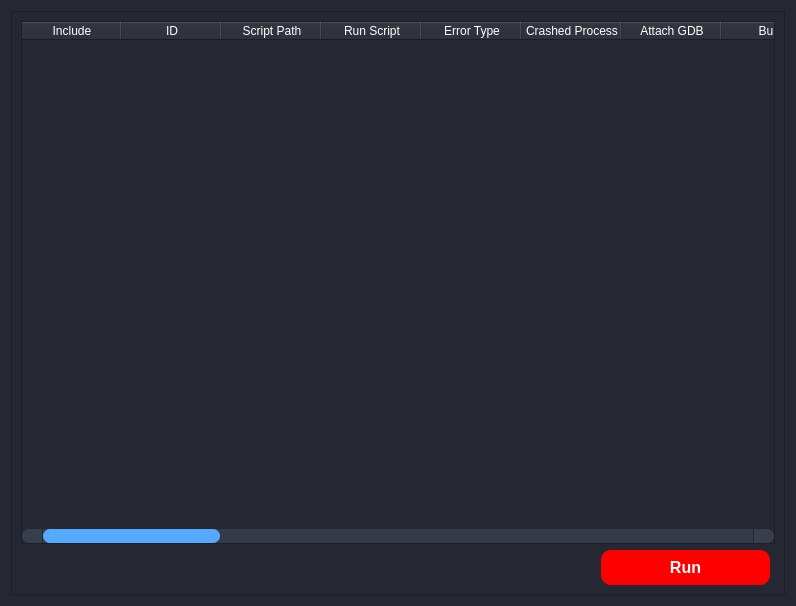
<?xml version="1.0" encoding="UTF-8"?>
<ui version="4.0">
 <class>Jobs</class>
 <widget class="QWidget" name="Jobs">
  <property name="geometry">
   <rect>
    <x>0</x>
    <y>0</y>
    <width>796</width>
    <height>606</height>
   </rect>
  </property>
  <property name="windowTitle">
   <string>Form</string>
  </property>
  <property name="styleSheet">
   <string notr="true">QWidget{
background-color:rgb(37, 40, 50);
	color: white;
}
QScrollBar:horizontal {
	border: none;
	background: rgb(52, 59, 72);
	height: 14px;
	margin: 0px 21px 0 21px;
	border-radius: 0px;
}
QFrame QScrollBar:vertical {
	border: none;
	background: rgb(52, 59, 72);
	width: 14px;
	margin: 21px 0 21px 0;
	border-radius: 0px;
}

QScrollBar::handle:horizontal {
	background: rgb(85, 170, 255);
	min-width: 25px;
	border-radius: 7px
}
QScrollBar::add-line:horizontal {
	border: none;
	background: rgb(55, 63, 77);
	width: 20px;
	border-top-right-radius: 7px;
	border-bottom-right-radius: 7px;
	subcontrol-position: right;
	subcontrol-origin: margin;
}
QScrollBar::sub-line:horizontal {
	border: none;
	background: rgb(55, 63, 77);
	width: 20px;
	border-top-left-radius: 7px;
	border-bottom-left-radius: 7px;
	subcontrol-position: left;
	subcontrol-origin: margin;
}
QScrollBar::up-arrow:horizontal, QScrollBar::down-arrow:horizontal
{
	background: none;
}
QScrollBar::add-page:horizontal, QScrollBar::sub-page:horizontal
{
	background: none;
}
QScrollBar::handle:vertical {
	background: rgb(85, 170, 255);
	min-height: 25px;
	border-radius: 7px
}
QScrollBar::add-line:vertical {
	border: none;
	background: rgb(55, 63, 77);
	height: 20px;
	border-bottom-left-radius: 7px;
	border-bottom-right-radius: 7px;
	subcontrol-position: bottom;
	subcontrol-origin: margin;
}
QScrollBar::sub-line:vertical {
	border: none;
	background: rgb(55, 63, 77);
	height: 20px;
	border-top-left-radius: 7px;
	border-top-right-radius: 7px;
	subcontrol-position: top;
	subcontrol-origin: margin;
}
QScrollBar::up-arrow:vertical, QScrollBar::down-arrow:vertical {
	background: none;
}
QScrollBar::add-page:vertical, QScrollBar::sub-page:vertical {
	background: none;
}</string>
  </property>
  <layout class="QGridLayout" name="gridLayout">
   <item row="0" column="0">
    <widget class="QScrollArea" name="scrollArea">
     <property name="styleSheet">
      <string notr="true">color:rgb(37, 40, 50);
QTableWidget::item{
background-color:rgb(37, 40, 50);

}</string>
     </property>
     <property name="widgetResizable">
      <bool>true</bool>
     </property>
     <widget class="QWidget" name="Jobs_scrollArea">
      <property name="geometry">
       <rect>
        <x>0</x>
        <y>0</y>
        <width>776</width>
        <height>586</height>
       </rect>
      </property>
      <property name="styleSheet">
       <string notr="true">QWidget::pane{
border-color:none;

background-color:rgb(37, 40, 50);
}

</string>
      </property>
      <layout class="QGridLayout" name="gridLayout_2">
       <item row="0" column="0">
        <widget class="QTableWidget" name="Jobs_table">
         <property name="styleSheet">
          <string notr="true">QTableWidget::item {
background-color:rgb(37, 40, 50);
color:white;
}</string>
         </property>
         <column>
          <property name="text">
           <string>Include</string>
          </property>
         </column>
         <column>
          <property name="text">
           <string>ID</string>
          </property>
         </column>
         <column>
          <property name="text">
           <string>Script Path</string>
          </property>
         </column>
         <column>
          <property name="text">
           <string>Run Script</string>
          </property>
         </column>
         <column>
          <property name="text">
           <string>Error Type</string>
          </property>
         </column>
         <column>
          <property name="text">
           <string>Crashed Process</string>
          </property>
         </column>
         <column>
          <property name="text">
           <string>Attach GDB</string>
          </property>
         </column>
         <column>
          <property name="text">
           <string>Build</string>
          </property>
         </column>
         <column>
          <property name="text">
           <string>Design Path</string>
          </property>
         </column>
         <column>
          <property name="text">
           <string>Environment Path</string>
          </property>
         </column>
         <column>
          <property name="text">
           <string>Compile Design</string>
          </property>
         </column>
         <column>
          <property name="text">
           <string>Source Design Path</string>
          </property>
         </column>
         <column>
          <property name="text">
           <string>Output Directory</string>
          </property>
         </column>
         <column>
          <property name="text">
           <string>Force</string>
          </property>
         </column>
         <column>
          <property name="text">
           <string>Timeout</string>
          </property>
         </column>
         <column>
          <property name="text">
           <string>Launch DPI</string>
          </property>
         </column>
         <column>
          <property name="text">
           <string>Terminate DPI</string>
          </property>
         </column>
         <column>
          <property name="text">
           <string>Terminate DPI on Error</string>
          </property>
         </column>
         <column>
          <property name="text">
           <string>Design Path (Launch)</string>
          </property>
         </column>
         <column>
          <property name="text">
           <string>Design Path</string>
          </property>
         </column>
         <column>
          <property name="text">
           <string>Record Directory</string>
          </property>
         </column>
         <column>
          <property name="text">
           <string>Configuration Value</string>
          </property>
         </column>
         <column>
          <property name="text">
           <string>Replay Directory</string>
          </property>
         </column>
         <column>
          <property name="text">
           <string>Reply Directory</string>
          </property>
         </column>
         <column>
          <property name="text">
           <string>DPI Launch Mode</string>
          </property>
         </column>
         <column>
          <property name="text">
           <string>DPI Launch Type</string>
          </property>
         </column>
         <column>
          <property name="text">
           <string>Use Custom Comodel Config</string>
          </property>
         </column>
         <column>
          <property name="text">
           <string>Custom Comodel Config</string>
          </property>
         </column>
        </widget>
       </item>
       <item row="1" column="0">
        <layout class="QHBoxLayout" name="horizontalLayout">
         <item>
          <spacer name="horizontalSpacer">
           <property name="orientation">
            <enum>Qt::Horizontal</enum>
           </property>
           <property name="sizeHint" stdset="0">
            <size>
             <width>580</width>
             <height>20</height>
            </size>
           </property>
          </spacer>
         </item>
         <item>
          <widget class="QPushButton" name="Run_pushButton">
           <property name="sizePolicy">
            <sizepolicy hsizetype="Expanding" vsizetype="Fixed">
             <horstretch>1</horstretch>
             <verstretch>0</verstretch>
            </sizepolicy>
           </property>
           <property name="minimumSize">
            <size>
             <width>100</width>
             <height>35</height>
            </size>
           </property>
           <property name="styleSheet">
            <string notr="true">QPushButton {
	background-color: red;
	color:White;
	margin-right:5px;
	border-radius: 10px;
	border: 0px solid rgb(52, 59, 72);
	font-size:16px;
	font-weight:bold;

}
</string>
           </property>
           <property name="text">
            <string>Run</string>
           </property>
          </widget>
         </item>
        </layout>
       </item>
      </layout>
     </widget>
    </widget>
   </item>
  </layout>
 </widget>
 <resources/>
 <connections/>
</ui>
